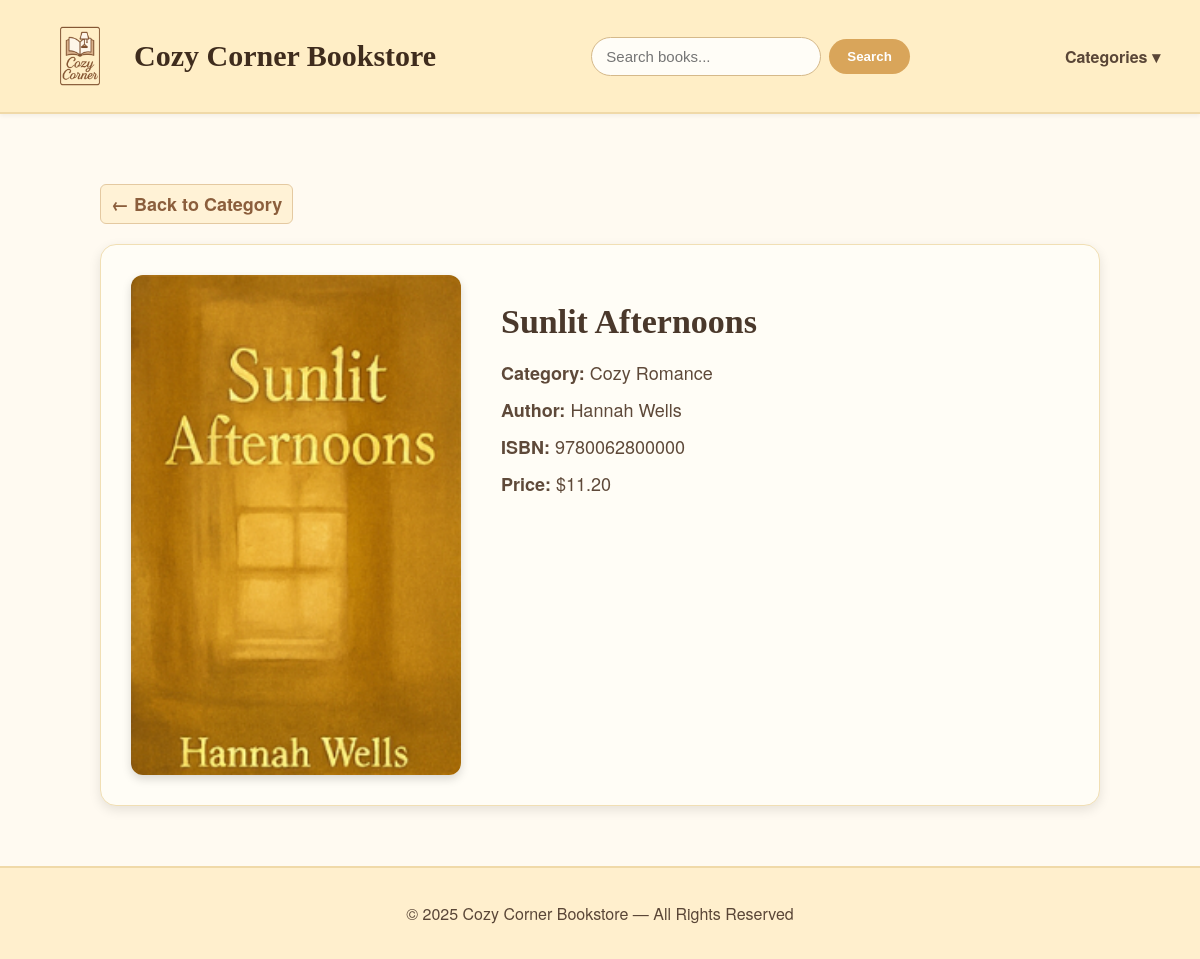
/book/4, run on the app's committed database.
### tables this page shows
CREATE TABLE books (
id INTEGER PRIMARY KEY,
categoryId INTEGER,
title TEXT NOT NULL,
author TEXT,
isbn TEXT,
price REAL,
image TEXT,
readNow INTEGER,
FOREIGN KEY (categoryId) REFERENCES categories(id)
);

CREATE TABLE categories (
id INTEGER PRIMARY KEY,
name TEXT NOT NULL,
image TEXT
);

### app.py (the view)
@app.route('/book/<int:book_id>')
def book_detail(book_id):
    conn = get_db_connection()
    book = conn.execute("""
        SELECT books.*, categories.name AS categoryName
        FROM books
        JOIN categories ON categories.id = books.categoryId
        WHERE books.id = ?
    """, (book_id,)).fetchone()
    conn.close()
    return render_template("book_detail.html", book=book)

### app.py (called while the page is built)
def get_db_connection():
    conn = sqlite3.connect('bookstore.db')
    conn.row_factory = sqlite3.Row
    return conn

### templates/book_detail.html (shortened to what this page needs)
{% extends "base.html" %}
{% block content %}
<div class="detail-container">
    <a href="/category?categoryId={{ book['categoryId'] }}" class="back-button">
        ← Back to Category
    </a>
    <div class="detail-card">
        <img src="{{ url_for('static', filename='images/books/' + book['image']) }}"
             class="detail-cover"
             alt="{{ book['title'] }}">
        <div class="detail-info">
            <h2>{{ book["title"] }}</h2>
            <p><strong>Category:</strong> {{ book["categoryName"] }}</p>
            <p><strong>Author:</strong> {{ book["author"] }}</p>
            <p><strong>ISBN:</strong> {{ book["isbn"] }}</p>
            <p><strong>Price:</strong> ${{ "%.2f"|format(book["price"]) }}</p>
        </div>
    </div>
</div>
{% endblock %}

### static/main.css (style rules this page uses)
body { margin: 0; padding: 0; font-family: "Helvetica Neue", "Avenir", "Segoe UI", sans-serif; background-color: #fffaf1; color: #5e4939; }
h1, h2, h3 { font-family: "Georgia", "Times New Roman", serif; color: #4a382b; }
.back-link, .home-button, .back-button { display: inline-block; padding: 8px 16px; background: #f7d18b; border: 1px solid #e5b86a; border-radius: 8px; color: #4d3216; text-decoration: none; font-size: 15px; font-weight: bold; margin: 10px 0; transition: 0.2s; }
.detail-container { max-width: 1000px; margin: 40px auto; padding: 20px; }
.detail-card { display: flex; gap: 40px; padding: 30px; background: #fffdf6; border-radius: 16px; border: 1px solid #f1dfb4; box-shadow: 0 4px 12px rgba(0,0,0,0.1); }
.detail-cover { width: 330px; border-radius: 12px; box-shadow: 0 4px 10px rgba(0,0,0,0.15); }
.detail-info h2 { font-size: 34px; margin-bottom: 18px; }
.detail-info p { font-size: 18px; margin: 10px 0; }
.back-button { display: inline-block; margin-bottom: 20px; font-size: 18px; color: #8b5e3c; font-weight: bold; text-decoration: none; padding: 6px 10px; border-radius: 6px; background: #fff2d6; border: 1px solid #e4c9a1; transition: 0.2s ease; }

### data on the page
books: image (picture), title "Sunlit Afternoons", author "Hannah Wells", isbn "9780062800000", price "11.20"
categories: categoryName "Cozy Romance"
